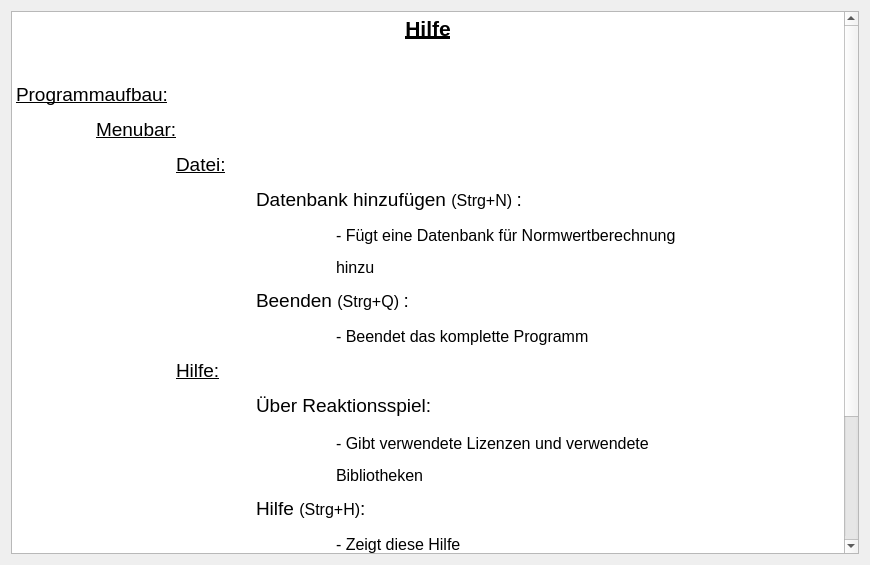
<?xml version="1.0" encoding="UTF-8"?>
<ui version="4.0">
 <class>HelpDialog</class>
 <widget class="QDialog" name="HelpDialog">
  <property name="geometry">
   <rect>
    <x>0</x>
    <y>0</y>
    <width>870</width>
    <height>565</height>
   </rect>
  </property>
  <property name="windowTitle">
   <string>Dialog</string>
  </property>
  <layout class="QVBoxLayout" name="verticalLayout">
   <item>
    <widget class="QTextBrowser" name="textBrowser">
     <property name="font">
      <font>
       <pointsize>11</pointsize>
      </font>
     </property>
     <property name="html">
      <string>&lt;!DOCTYPE HTML PUBLIC &quot;-//W3C//DTD HTML 4.0//EN&quot; &quot;http://www.w3.org/TR/REC-html40/strict.dtd&quot;&gt;
&lt;html&gt;&lt;head&gt;&lt;meta name=&quot;qrichtext&quot; content=&quot;1&quot; /&gt;&lt;style type=&quot;text/css&quot;&gt;
p, li { white-space: pre-wrap; }
&lt;/style&gt;&lt;/head&gt;&lt;body style=&quot; font-family:'MS Shell Dlg 2'; font-size:11pt; font-weight:400; font-style:normal;&quot;&gt;
&lt;p align=&quot;center&quot; style=&quot; margin-top:12px; margin-bottom:0px; margin-left:0px; margin-right:0px; -qt-block-indent:0; text-indent:0px; line-height:100%;&quot;&gt;&lt;span style=&quot; font-family:'Ubuntu'; font-size:16pt; font-weight:600; text-decoration: underline;&quot;&gt;Hilfe&lt;/span&gt;&lt;/p&gt;
&lt;p align=&quot;center&quot; style=&quot;-qt-paragraph-type:empty; margin-top:12px; margin-bottom:0px; margin-left:0px; margin-right:0px; -qt-block-indent:0; text-indent:0px; line-height:100%; font-family:'Ubuntu';&quot;&gt;&lt;br /&gt;&lt;/p&gt;
&lt;p align=&quot;justify&quot; style=&quot; margin-top:12px; margin-bottom:0px; margin-left:0px; margin-right:0px; -qt-block-indent:0; text-indent:0px; line-height:100%;&quot;&gt;&lt;span style=&quot; font-family:'Ubuntu'; font-size:14pt; text-decoration: underline;&quot;&gt;Programmaufbau:&lt;/span&gt;&lt;/p&gt;
&lt;p align=&quot;justify&quot; style=&quot; margin-top:12px; margin-bottom:0px; margin-left:0px; margin-right:0px; -qt-block-indent:0; text-indent:0px; line-height:100%;&quot;&gt;&lt;span style=&quot; font-family:'Ubuntu'; font-size:14pt;&quot;&gt;	&lt;/span&gt;&lt;span style=&quot; font-family:'Ubuntu'; font-size:14pt; text-decoration: underline;&quot;&gt;Menubar:&lt;/span&gt;&lt;/p&gt;
&lt;p align=&quot;justify&quot; style=&quot; margin-top:12px; margin-bottom:0px; margin-left:0px; margin-right:0px; -qt-block-indent:0; text-indent:0px; line-height:100%;&quot;&gt;&lt;span style=&quot; font-family:'Ubuntu'; font-size:14pt;&quot;&gt;		&lt;/span&gt;&lt;span style=&quot; font-family:'Ubuntu'; font-size:14pt; text-decoration: underline;&quot;&gt;Datei:&lt;/span&gt;&lt;/p&gt;
&lt;p align=&quot;justify&quot; style=&quot; margin-top:12px; margin-bottom:0px; margin-left:0px; margin-right:0px; -qt-block-indent:0; text-indent:0px; line-height:100%;&quot;&gt;&lt;span style=&quot; font-family:'Ubuntu'; font-size:14pt;&quot;&gt;			Datenbank hinzufügen &lt;/span&gt;&lt;span style=&quot; font-family:'Ubuntu'; font-size:12pt;&quot;&gt;(Strg+N) &lt;/span&gt;&lt;span style=&quot; font-family:'Ubuntu'; font-size:14pt;&quot;&gt;:&lt;/span&gt;&lt;/p&gt;
&lt;p align=&quot;justify&quot; style=&quot; margin-top:12px; margin-bottom:0px; margin-left:0px; margin-right:0px; -qt-block-indent:0; text-indent:0px; line-height:100%;&quot;&gt;&lt;span style=&quot; font-family:'Ubuntu'; font-size:14pt;&quot;&gt;				&lt;/span&gt;&lt;span style=&quot; font-family:'Ubuntu'; font-size:12pt;&quot;&gt;- Fügt eine Datenbank für Normwertberechnung&lt;/span&gt;&lt;/p&gt;
&lt;p align=&quot;justify&quot; style=&quot; margin-top:12px; margin-bottom:0px; margin-left:0px; margin-right:0px; -qt-block-indent:0; text-indent:0px; line-height:100%;&quot;&gt;&lt;span style=&quot; font-family:'Ubuntu'; font-size:12pt;&quot;&gt;				hinzu&lt;/span&gt;&lt;/p&gt;
&lt;p align=&quot;justify&quot; style=&quot; margin-top:12px; margin-bottom:0px; margin-left:0px; margin-right:0px; -qt-block-indent:0; text-indent:0px; line-height:100%;&quot;&gt;&lt;span style=&quot; font-family:'Ubuntu'; font-size:14pt;&quot;&gt;			Beenden &lt;/span&gt;&lt;span style=&quot; font-family:'Ubuntu'; font-size:12pt;&quot;&gt;(Strg+Q) &lt;/span&gt;&lt;span style=&quot; font-family:'Ubuntu'; font-size:14pt;&quot;&gt;:&lt;/span&gt;&lt;/p&gt;
&lt;p align=&quot;justify&quot; style=&quot; margin-top:12px; margin-bottom:0px; margin-left:0px; margin-right:0px; -qt-block-indent:0; text-indent:0px; line-height:100%;&quot;&gt;&lt;span style=&quot; font-family:'Ubuntu'; font-size:14pt;&quot;&gt;				&lt;/span&gt;&lt;span style=&quot; font-family:'Ubuntu'; font-size:12pt;&quot;&gt;- Beendet das komplette Programm&lt;/span&gt;&lt;/p&gt;
&lt;p align=&quot;justify&quot; style=&quot; margin-top:12px; margin-bottom:0px; margin-left:0px; margin-right:0px; -qt-block-indent:0; text-indent:0px; line-height:100%;&quot;&gt;&lt;span style=&quot; font-family:'Ubuntu'; font-size:14pt;&quot;&gt;		&lt;/span&gt;&lt;span style=&quot; font-family:'Ubuntu'; font-size:14pt; text-decoration: underline;&quot;&gt;Hilfe:&lt;/span&gt;&lt;/p&gt;
&lt;p align=&quot;justify&quot; style=&quot; margin-top:12px; margin-bottom:0px; margin-left:0px; margin-right:0px; -qt-block-indent:0; text-indent:0px; line-height:100%;&quot;&gt;&lt;span style=&quot; font-family:'Ubuntu'; font-size:14pt;&quot;&gt;			Über Reaktionsspiel:&lt;/span&gt;&lt;/p&gt;
&lt;p align=&quot;justify&quot; style=&quot; margin-top:12px; margin-bottom:0px; margin-left:0px; margin-right:0px; -qt-block-indent:0; text-indent:0px; line-height:100%;&quot;&gt;&lt;span style=&quot; font-family:'Ubuntu'; font-size:16pt;&quot;&gt;				&lt;/span&gt;&lt;span style=&quot; font-family:'Ubuntu'; font-size:12pt;&quot;&gt;- Gibt verwendete Lizenzen und verwendete &lt;/span&gt;&lt;/p&gt;
&lt;p align=&quot;justify&quot; style=&quot; margin-top:12px; margin-bottom:0px; margin-left:0px; margin-right:0px; -qt-block-indent:0; text-indent:0px; line-height:100%;&quot;&gt;&lt;span style=&quot; font-family:'Ubuntu'; font-size:12pt;&quot;&gt;				Bibliotheken&lt;/span&gt;&lt;/p&gt;
&lt;p align=&quot;justify&quot; style=&quot; margin-top:12px; margin-bottom:0px; margin-left:0px; margin-right:0px; -qt-block-indent:0; text-indent:0px; line-height:100%;&quot;&gt;&lt;span style=&quot; font-family:'Ubuntu'; font-size:14pt;&quot;&gt;			Hilfe &lt;/span&gt;&lt;span style=&quot; font-family:'Ubuntu'; font-size:12pt;&quot;&gt;(Strg+H)&lt;/span&gt;&lt;span style=&quot; font-family:'Ubuntu'; font-size:14pt;&quot;&gt;:&lt;/span&gt;&lt;/p&gt;
&lt;p align=&quot;justify&quot; style=&quot; margin-top:12px; margin-bottom:0px; margin-left:0px; margin-right:0px; -qt-block-indent:0; text-indent:0px; line-height:100%;&quot;&gt;&lt;span style=&quot; font-family:'Ubuntu'; font-size:14pt;&quot;&gt;				&lt;/span&gt;&lt;span style=&quot; font-family:'Ubuntu'; font-size:12pt;&quot;&gt;- Zeigt diese Hilfe&lt;/span&gt;&lt;/p&gt;
&lt;p align=&quot;justify&quot; style=&quot; margin-top:12px; margin-bottom:0px; margin-left:0px; margin-right:0px; -qt-block-indent:0; text-indent:0px; line-height:100%;&quot;&gt;&lt;span style=&quot; font-family:'Ubuntu'; font-size:14pt;&quot;&gt;	&lt;/span&gt;&lt;span style=&quot; font-family:'Ubuntu'; font-size:14pt; text-decoration: underline;&quot;&gt;Startbildschirm:&lt;/span&gt;&lt;/p&gt;
&lt;p align=&quot;justify&quot; style=&quot; margin-top:12px; margin-bottom:0px; margin-left:0px; margin-right:0px; -qt-block-indent:0; text-indent:0px; line-height:100%;&quot;&gt;&lt;span style=&quot; font-family:'Ubuntu'; font-size:14pt;&quot;&gt;		&lt;/span&gt;&lt;span style=&quot; font-family:'Ubuntu'; font-size:12pt;&quot;&gt;- verwendet zur Testpersoneneingabe (Name, Vorname, Geburtsdatum)&lt;/span&gt;&lt;/p&gt;
&lt;p align=&quot;justify&quot; style=&quot; margin-top:12px; margin-bottom:0px; margin-left:0px; margin-right:0px; -qt-block-indent:0; text-indent:0px; line-height:100%;&quot;&gt;&lt;span style=&quot; font-family:'Ubuntu'; font-size:12pt;&quot;&gt;		- mit * gekennzeichnete Felder sind obligatorisch&lt;/span&gt;&lt;/p&gt;
&lt;p align=&quot;justify&quot; style=&quot; margin-top:12px; margin-bottom:0px; margin-left:0px; margin-right:0px; -qt-block-indent:0; text-indent:0px; line-height:100%;&quot;&gt;&lt;span style=&quot; font-family:'Ubuntu'; font-size:12pt;&quot;&gt;		- im Notizenfeld können noch zusätzliche Anmerkungen gemacht werden&lt;/span&gt;&lt;/p&gt;
&lt;p align=&quot;justify&quot; style=&quot; margin-top:12px; margin-bottom:0px; margin-left:0px; margin-right:0px; -qt-block-indent:0; text-indent:0px; line-height:100%;&quot;&gt;&lt;span style=&quot; font-family:'Ubuntu'; font-size:12pt;&quot;&gt;		- Startbutton beginnt das Spiel&lt;/span&gt;&lt;/p&gt;&lt;/body&gt;&lt;/html&gt;</string>
     </property>
     <property name="textInteractionFlags">
      <set>Qt::NoTextInteraction</set>
     </property>
    </widget>
   </item>
  </layout>
 </widget>
 <resources/>
 <connections/>
</ui>
